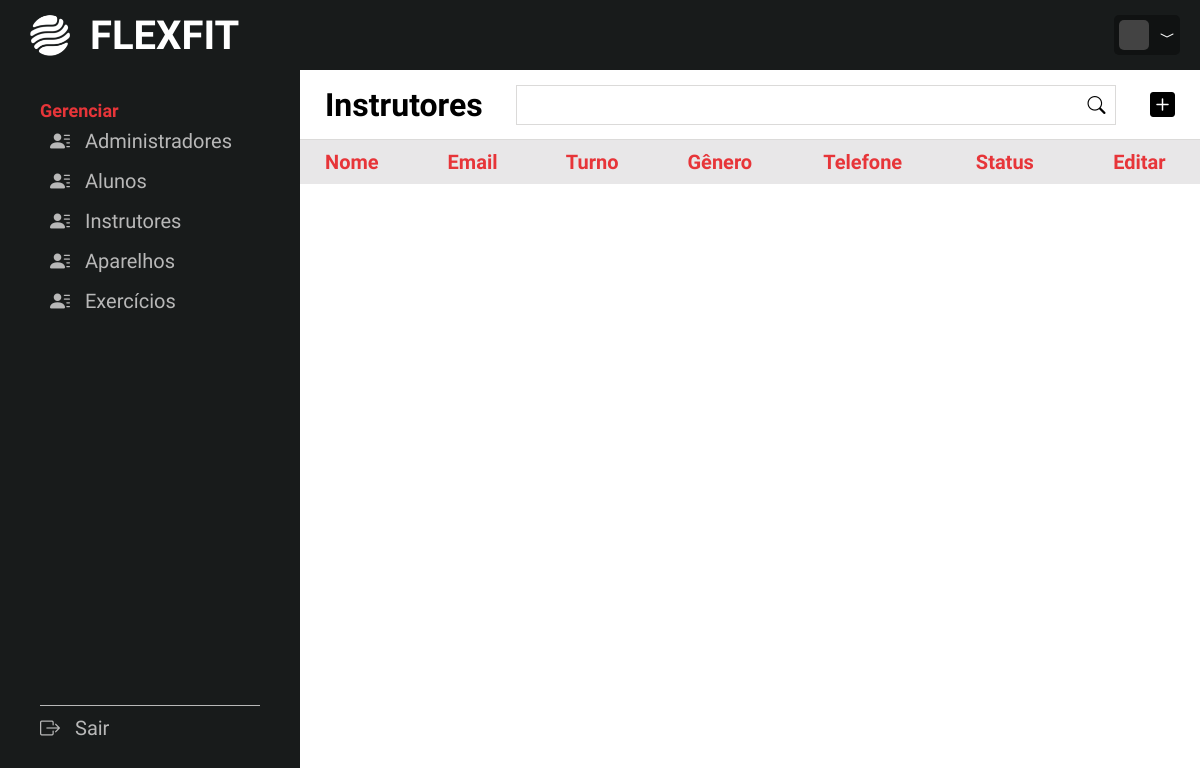
Page /adm/listainstrutor.php on the earlier database version.
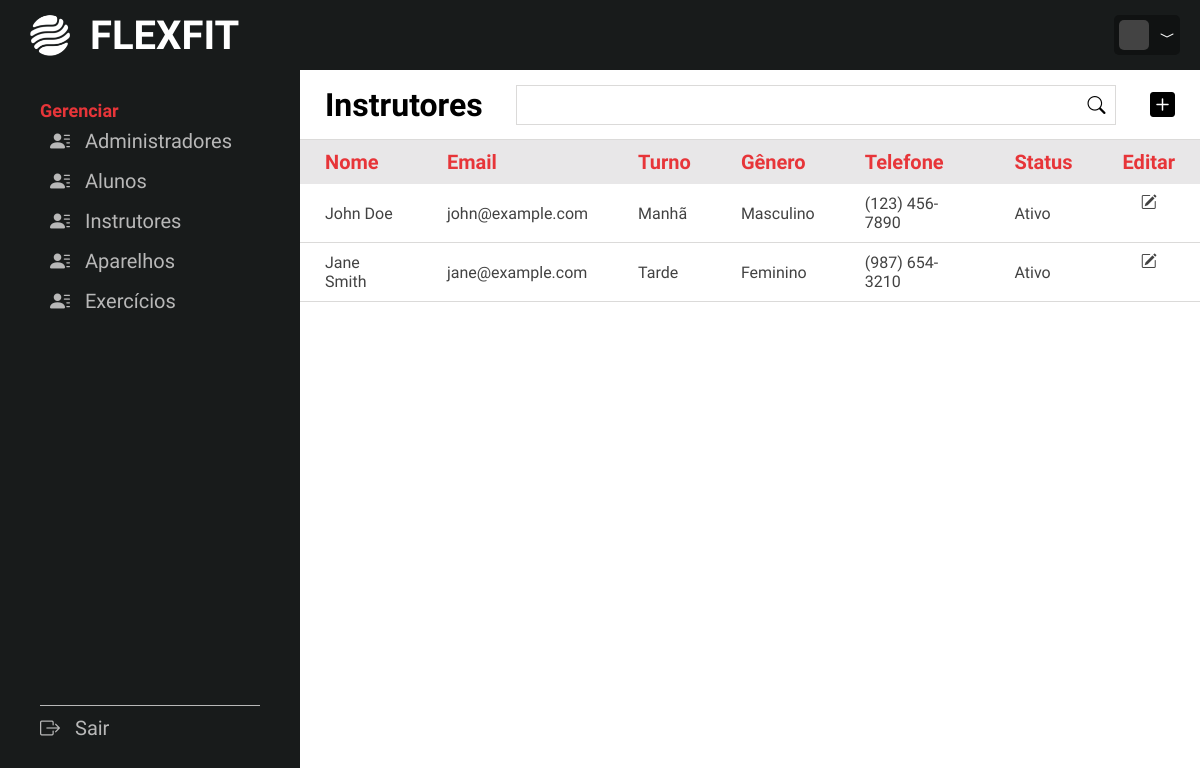
Same page on the later database version.
### tables this page shows
CREATE TABLE instrutores(
    instr_id INT NOT NULL AUTO_INCREMENT PRIMARY KEY,
    instr_cpf VARCHAR(20) NOT NULL,
    instr_telefone VARCHAR(14) NOT NULL,
    instr_turno ENUM('Manhã', 'Tarde', 'Noite') NOT NULL,
    instr_sexo ENUM('Masculino','Feminino') NULL,
    instr_status CHAR(1) NOT NULL,
    fk_usu_id INT NOT NULL,
    FOREIGN KEY (fk_usu_id) REFERENCES usuarios(usu_id)
);

CREATE TABLE usuarios(
    usu_id INT NOT NULL AUTO_INCREMENT PRIMARY KEY,
    usu_nome VARCHAR(20) NOT NULL,
    usu_sobrenome VARCHAR(50) NOT NULL,
    usu_email VARCHAR(60) NOT NULL,
    usu_senha VARCHAR(255) NOT NULL,
    usu_funcao CHAR(1),
    usu_img LONGBLOB
);

### adm/listainstrutor.php (the view, shortened to what this page needs)
<?php
include("backnav.php");
$sql = "SELECT * FROM usuarios AS u
        INNER JOIN instrutores AS i ON u.usu_id = i.fk_usu_id
        WHERE i.instr_status = 's' AND u.usu_funcao = 'i';";
$resultado = mysqli_query($link, $sql);
?>
<!DOCTYPE html>
<html lang="en">
<head>
    <link rel="stylesheet" href="../css/style.css">
    <link rel="stylesheet" href="https://cdn.jsdelivr.net/npm/bootstrap-icons@1.11.3/font/bootstrap-icons.min.css">
</head>
<body>
<main class="main-lista">
        <header class="lista-header">
            <div class="left">
                <h3>Instrutores</h3>
            </div>
            <div class="middle">
                <form action="listainstrutor.php" method="post" class="search-form">
                    <div class="input-box">
                        <input type="text" name="search">
                        <button type="submit" class="search-btn" name="searchbtn"><i class="bi bi-search"></i></button>
                    </div>
                </form>
            </div>
            <div class="right">
                <a href="novoinstrutor.php"><i class="bi bi-plus-square-fill"></i></a>
            </div>
        </header>
        <div class="lista-container">
            <table>
                <thead>
                    <tr>
                        <th>Nome</th>
                        <th>Email</th>
                        <th>Turno</th>
                        <th>Gênero</th>
                        <th>Telefone</th>
                        <th>Status</th>
                        <th class="tools">Editar</th>
                    </tr>
                </thead>
                <tbody>
                    <?php
                    while ($tbl = mysqli_fetch_array($resultado)){
                    ?>
                    <tr>
                        <td><?=$tbl['usu_nome']?> <?=$tbl['usu_sobrenome']?></td>
                        <td><?=$tbl['usu_email']?></td>
                        <td><?=$tbl['instr_turno']?></td>
                        <td><?=$tbl['instr_sexo']?></td>
                        <td><?=$tbl['instr_telefone']?></td>
                        <td><?= $check = ($tbl['instr_status'] == "s") ? "Ativo" : "Inativo" ?></td>
                        <td class="tools">
                            <a href="alterainstrutor.php?id=<?=$tbl[0]?>"><i class="bi bi-pencil-square"></i></a>
                        </td>
                    </tr>
                    <?php
                    }
                    ?>
                </tbody>
            </table>
        </div>
    </main>
</body>
</html>

Differences in the rows shown:
added instrutores: fk_usu.usu_nome "John", fk_usu.usu_sobrenome "Doe", fk_usu.usu_email "john@example.com", instr_turno "Manhã", instr_sexo "Masculino", instr_telefone "(123) 456-7890", instr_status "Ativo"
added instrutores: fk_usu.usu_nome "Jane", fk_usu.usu_sobrenome "Smith", fk_usu.usu_email "jane@example.com", instr_turno "Tarde", instr_sexo "Feminino", instr_telefone "(987) 654-3210", instr_status "Ativo"
